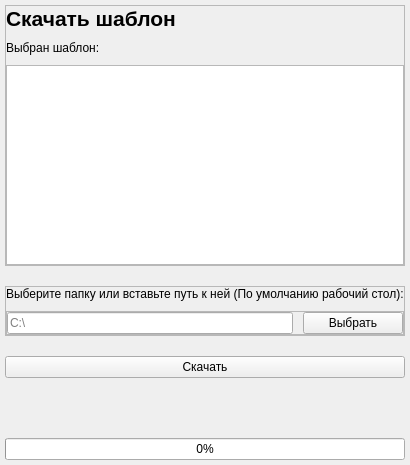
      <widget class="QWidget" name="Templates">
       <attribute name="title">
        <string>Шаблоны</string>
       </attribute>
       <layout class="QVBoxLayout" name="verticalLayout_7">
        <property name="spacing">
         <number>20</number>
        </property>
        <property name="leftMargin">
         <number>5</number>
        </property>
        <property name="topMargin">
         <number>5</number>
        </property>
        <property name="rightMargin">
         <number>5</number>
        </property>
        <property name="bottomMargin">
         <number>5</number>
        </property>
        <item>
         <widget class="QFrame" name="templates_tableView_actionGroup">
          <property name="frameShape">
           <enum>QFrame::StyledPanel</enum>
          </property>
          <property name="frameShadow">
           <enum>QFrame::Raised</enum>
          </property>
          <layout class="QVBoxLayout" name="verticalLayout_5">
           <property name="spacing">
            <number>10</number>
           </property>
           <property name="leftMargin">
            <number>0</number>
           </property>
           <property name="topMargin">
            <number>0</number>
           </property>
           <property name="rightMargin">
            <number>0</number>
           </property>
           <property name="bottomMargin">
            <number>0</number>
           </property>
           <item>
            <widget class="QLabel" name="templates_tableView_label_1">
             <property name="font">
              <font>
               <pointsize>16</pointsize>
               <weight>75</weight>
               <bold>true</bold>
              </font>
             </property>
             <property name="text">
              <string>Скачать шаблон</string>
             </property>
            </widget>
           </item>
           <item>
            <widget class="QLabel" name="templates_tableView_label_2">
             <property name="text">
              <string>Выбран шаблон:</string>
             </property>
            </widget>
           </item>
           <item>
            <widget class="QTableView" name="templates_tableView">
             <property name="minimumSize">
              <size>
               <width>0</width>
               <height>200</height>
              </size>
             </property>
            </widget>
           </item>
          </layout>
         </widget>
        </item>
        <item>
         <widget class="QFrame" name="templates_selectPath_actionGroup">
          <property name="frameShape">
           <enum>QFrame::StyledPanel</enum>
          </property>
          <property name="frameShadow">
           <enum>QFrame::Raised</enum>
          </property>
          <layout class="QVBoxLayout" name="verticalLayout_6">
           <property name="spacing">
            <number>10</number>
           </property>
           <property name="leftMargin">
            <number>0</number>
           </property>
           <property name="topMargin">
            <number>0</number>
           </property>
           <property name="rightMargin">
            <number>0</number>
           </property>
           <property name="bottomMargin">
            <number>0</number>
           </property>
           <item>
            <widget class="QLabel" name="templates_selectPath_label">
             <property name="text">
              <string>Выберите папку или вставьте путь к ней (По умолчанию рабочий стол):</string>
             </property>
            </widget>
           </item>
           <item>
            <widget class="QFrame" name="templates_selectPath_group">
             <property name="frameShape">
              <enum>QFrame::StyledPanel</enum>
             </property>
             <property name="frameShadow">
              <enum>QFrame::Raised</enum>
             </property>
             <layout class="QHBoxLayout" name="horizontalLayout_4">
              <property name="spacing">
               <number>10</number>
              </property>
              <property name="leftMargin">
               <number>0</number>
              </property>
              <property name="topMargin">
               <number>0</number>
              </property>
              <property name="rightMargin">
               <number>0</number>
              </property>
              <property name="bottomMargin">
               <number>0</number>
              </property>
              <item>
               <widget class="QLineEdit" name="templates_selectPath_lineEdit">
                <property name="minimumSize">
                 <size>
                  <width>0</width>
                  <height>20</height>
                 </size>
                </property>
                <property name="placeholderText">
                 <string>C:\</string>
                </property>
               </widget>
              </item>
              <item>
               <widget class="QPushButton" name="templates_selectPath_pushButton">
                <property name="minimumSize">
                 <size>
                  <width>100</width>
                  <height>20</height>
                 </size>
                </property>
                <property name="text">
                 <string>Выбрать</string>
                </property>
               </widget>
              </item>
             </layout>
            </widget>
           </item>
          </layout>
         </widget>
        </item>
        <item>
         <widget class="QPushButton" name="templates_pushButton">
          <property name="enabled">
           <bool>true</bool>
          </property>
          <property name="sizePolicy">
           <sizepolicy hsizetype="Expanding" vsizetype="Fixed">
            <horstretch>0</horstretch>
            <verstretch>0</verstretch>
           </sizepolicy>
          </property>
          <property name="minimumSize">
           <size>
            <width>0</width>
            <height>20</height>
           </size>
          </property>
          <property name="text">
           <string>Скачать</string>
          </property>
         </widget>
        </item>
        <item>
         <spacer name="verticalSpacer_2">
          <property name="orientation">
           <enum>Qt::Vertical</enum>
          </property>
          <property name="sizeHint" stdset="0">
           <size>
            <width>20</width>
            <height>40</height>
           </size>
          </property>
         </spacer>
        </item>
        <item>
         <widget class="QProgressBar" name="templates_progressBar">
          <property name="value">
           <number>0</number>
          </property>
         </widget>
        </item>
       </layout>
      </widget>
